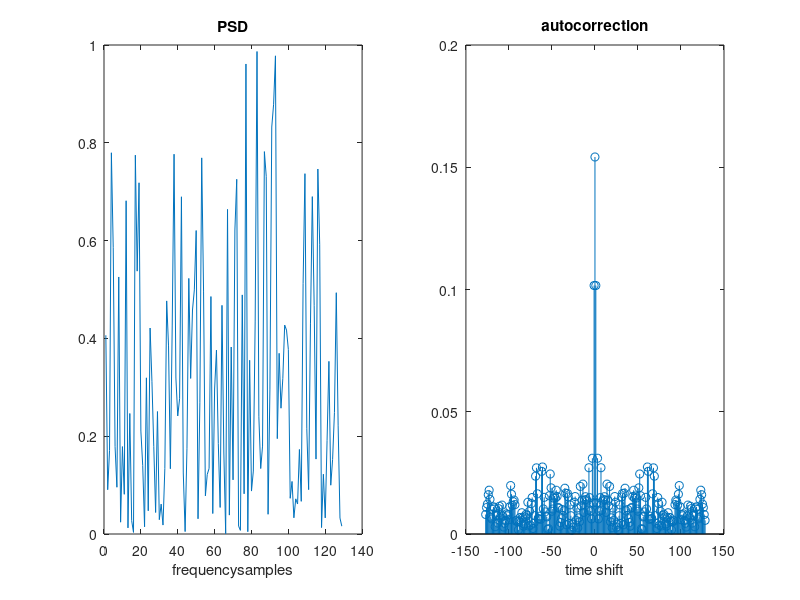

Reproduce this figure in MATLAB.
clc;
clear all;
close all;

%Auto Correlation function and Power Spectral Density
pkg load statistics;
y=normrnd(0,1,1,200);
Gy=periodogram(y);
Ry=abs(ifft(Gy,256));
Ry=[Ry(130:256)' Ry(1:129)'];
t=-127:1:128;
figure;
subplot(1,2,1);
plot(Gy);
xlabel('frequencysamples');
title('PSD');
subplot(1,2,2);
stem(t,Ry);
xlabel('time shift');
title('autocorrection');
